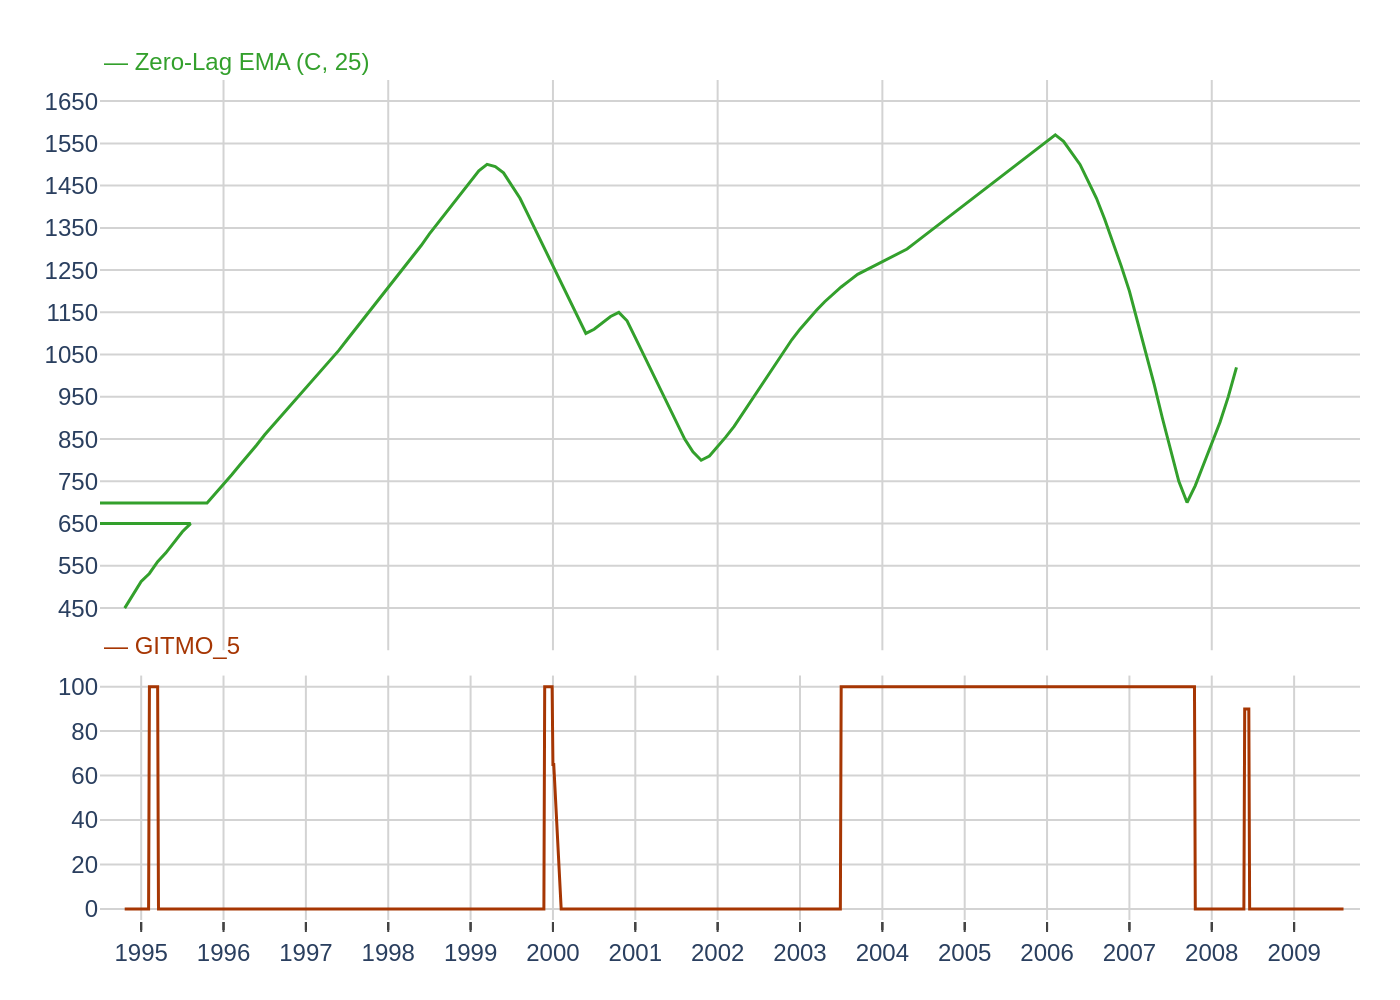

Generate this figure with Python:
import sys
import json
import plotly.graph_objects as go
from plotly.subplots import make_subplots

# Check for command-line argument
if len(sys.argv) != 2:
    print("Usage: python script.py <path_to_json_file>")
    sys.exit(1)

json_path = sys.argv[1]

# Derive the output filename base from the JSON path
filename_base = json_path.split('/')[-1].split('.')[0]

# Load data from the specified JSON file
try:
    with open(json_path, 'r', encoding='utf-8') as f:
        chart_data = json.load(f)
except FileNotFoundError:
    print(f"Error: JSON file not found at {json_path}")
    sys.exit(1)
except json.JSONDecodeError:
    print(f"Error: Could not decode JSON from {json_path}")
    sys.exit(1)

# Extract data and settings from the JSON object
data_series = chart_data.get('chart_data', [])
colors = chart_data.get('colors', [])

# Create a figure with two subplots stacked vertically
fig = make_subplots(
    rows=2,
    cols=1,
    shared_xaxes=True,
    vertical_spacing=0.03,
    row_heights=[0.7, 0.3]
)

# Add traces to the subplots
for i, series in enumerate(data_series):
    fig.add_trace(
        go.Scatter(
            x=series['x'],
            y=series['y'],
            mode='lines',
            name=series['name'],
            line=dict(color=colors[i], width=1.5),
            showlegend=False
        ),
        row=i + 1,
        col=1
    )

# Add annotations to serve as subplot titles
# Annotation for the top subplot
fig.add_annotation(
    text=f"— {data_series[0]['name']}",
    align='left',
    showarrow=False,
    xref='paper',
    yref='y domain',
    x=0,
    y=1,
    xanchor='left',
    yanchor='bottom',
    font=dict(family="Arial", size=12, color=colors[0])
)

# Annotation for the bottom subplot
fig.add_annotation(
    text=f"— {data_series[1]['name']}",
    align='left',
    showarrow=False,
    xref='paper',
    yref='y2 domain',
    x=0,
    y=1.05,
    xanchor='left',
    yanchor='bottom',
    font=dict(family="Arial", size=12, color=colors[1])
)

# Update layout
fig.update_layout(
    plot_bgcolor='white',
    paper_bgcolor='white',
    margin=dict(l=50, r=20, t=40, b=40),
    font=dict(family="Arial", size=12),
    height=600,
    width=800
)

# Configure axes
fig.update_xaxes(
    showgrid=True,
    gridwidth=1,
    gridcolor='lightgray',
    zeroline=False
)
fig.update_yaxes(
    showgrid=True,
    gridwidth=1,
    gridcolor='lightgray',
    zeroline=False
)

# Specific axis configurations
# Top subplot Y-axis
fig.update_yaxes(
    range=[350, 1700],
    tickvals=[450, 550, 650, 750, 850, 950, 1050, 1150, 1250, 1350, 1450, 1550, 1650],
    row=1, col=1
)

# Bottom subplot Y-axis
fig.update_yaxes(
    range=[-5, 105],
    tickvals=[0, 20, 40, 60, 80, 100],
    row=2, col=1
)

# Bottom subplot X-axis (the only one with labels)
fig.update_xaxes(
    range=[1994.5, 2009.8],
    tickvals=list(range(1995, 2010)),
    tickformat='d',  # Format as integer
    minor=dict(
        ticklen=4,
        tickcolor="black",
        showgrid=False
    ),
    ticks='outside',
    row=2, col=1
)


# Save the figure to a PNG file
output_filename = f"{filename_base}.png"
fig.write_image(output_filename, scale=2)

print(f"Chart saved to {output_filename}")
